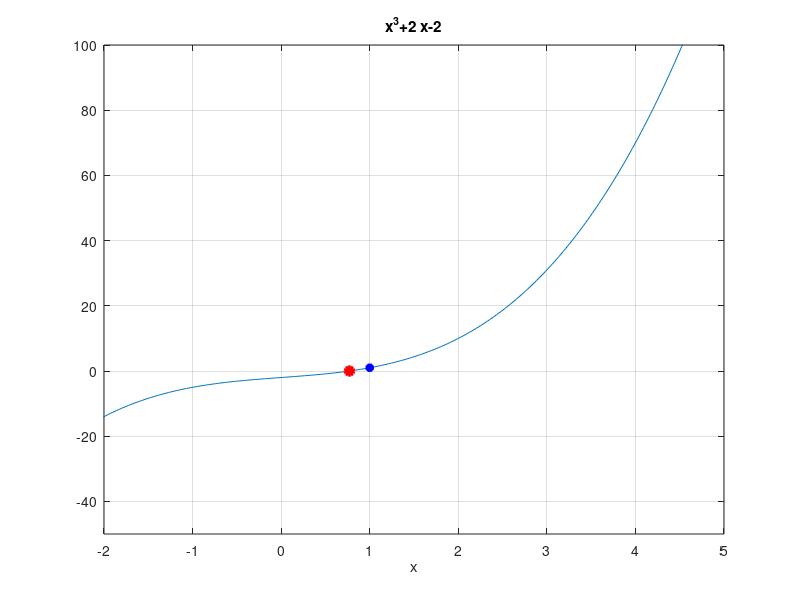

Write the MATLAB code that produced this figure.
clc,clear all, close all;

%input fungsi, toleransi,a & b
f=inline('x^3+2*x-2');
tol=1e-02; maxit=25; 
a=0;b=1;

%cek a dan b
if f(a)*f(b)>0
    c='failure'
    return
end

disp('iterasi     a          b         c      Err(%)')
Err(1)=100;
%memulai iterasi
figure
for n=1:maxit;
    c(n)=(a*f(b)-b*f(a))/(f(b)-f(a));%estimasi akar pada perpotongan sumbu-x dan garis
    
    if f(c(n))==0%akar sudah diperoleh,iterasi dihentikan
        break
        return
    end
    
    waitforbuttonpress
    fprintf('%3i %11.5f%11.5f%11.5f%11.5f\n',n,a,b,c(n),Err)
    
    %Plot grafik
    ezplot(f)
    grid on
    hold all
    plot(a,f(a),'b*','linewidth',2.5)
    xlim([-2 5])
    ylim([-50 100])
    grid on
    plot(b,f(b),'b*','linewidth',2.5)
    plot(c(n),f(c(n)),'ro','MarkerFaceColor','r','linewidth',2.5)
    hold off
      
    
    
    if f(b)*f(c(n))>0
        b=c(n);
    else a=c(n);
    end
    
   
    c(n+1)=(a*f(b)-b*f(a))/(f(b)-f(a));
    Err=(abs(c(n+1)-c(n))/c(n+1))*100;%dalam persen
    
    if Err<tol,
       break
       r=c(n+1)
    end
end
disp('Pencarian Selesai')
Hasil=[c(end) f(c(end)) Err]